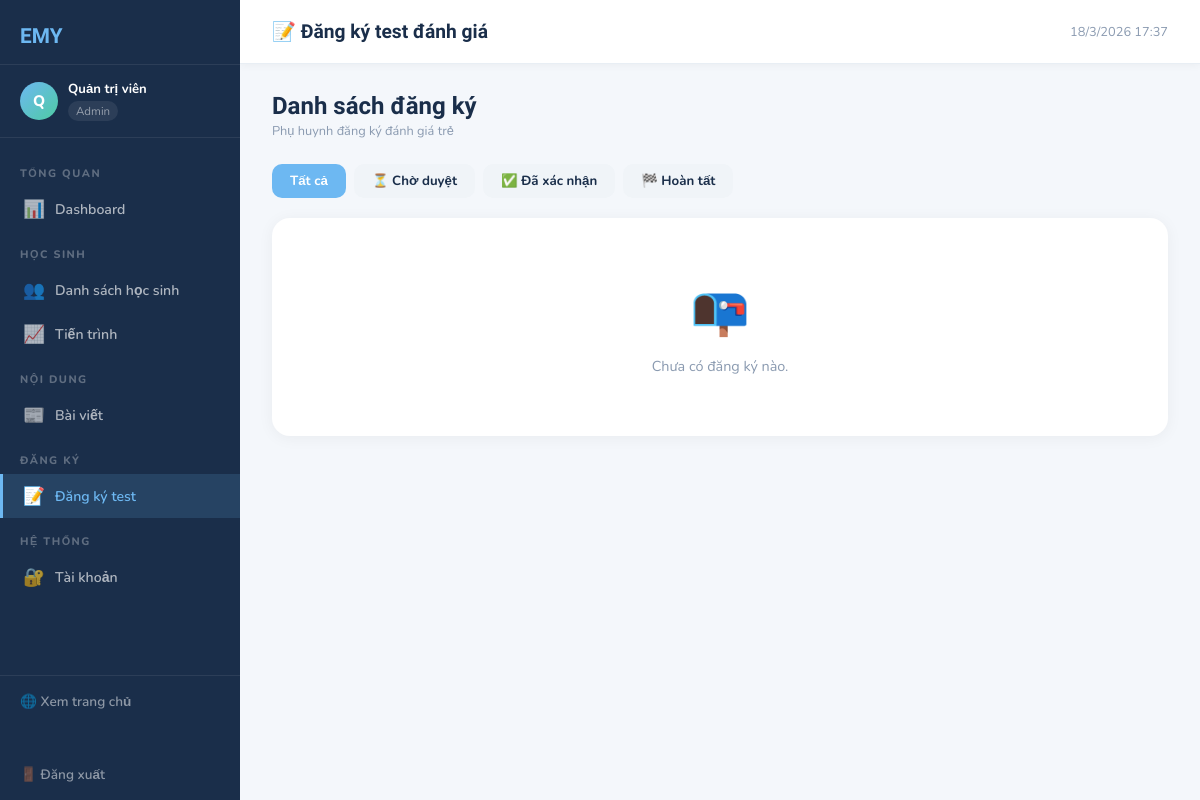
Page /admin/dang-ky (signed in) on the committed database.
### models.py (models this page shows)
class User(UserMixin, db.Model):
    __tablename__ = 'users'
    id            = db.Column(db.Integer, primary_key=True)
    fullname      = db.Column(db.String(100), nullable=False)
    email         = db.Column(db.String(120), unique=True, nullable=False)
    password_hash = db.Column(db.String(200), nullable=False)
    role          = db.Column(db.String(20), default='teacher')
    avatar        = db.Column(db.String(200), default='default.png')
    is_active     = db.Column(db.Boolean, default=True)
    created_at    = db.Column(db.DateTime, default=datetime.utcnow)

### routes.py (the view)
@admin_bp.route('/dang-ky')
@login_required
def registrations():
    status=request.args.get('status','')
    query=Registration.query
    if status: query=query.filter_by(status=status)
    regs=query.order_by(Registration.created_at.desc()).all()
    return render_template('admin/registrations.html', regs=regs, status=status)

### app.py (called while the page is built)
@login_manager.user_loader
def load_user(user_id):
    return User.query.get(int(user_id))

### templates/admin/registrations.html (shortened to what this page needs)
{% extends 'admin/base_admin.html' %}
{% block page_title %}📝 Đăng ký test đánh giá{% endblock %}
{% block content %}
<div class="page-header">
  <div>
    <h2>Danh sách đăng ký</h2>
    <div class="breadcrumb">Phụ huynh đăng ký đánh giá trẻ</div>
  </div>
</div>
<div style="display:flex;gap:8px;margin-bottom:20px">
  <a href="{{ url_for('admin.registrations') }}"
     class="btn {{ 'btn-primary' if not status else 'btn-secondary' }}">Tất cả</a>
  <a href="{{ url_for('admin.registrations', status='pending') }}"
     class="btn {{ 'btn-primary' if status == 'pending' else 'btn-secondary' }}">⏳ Chờ duyệt</a>
  <a href="{{ url_for('admin.registrations', status='confirmed') }}"
     class="btn {{ 'btn-primary' if status == 'confirmed' else 'btn-secondary' }}">✅ Đã xác nhận</a>
  <a href="{{ url_for('admin.registrations', status='done') }}"
     class="btn {{ 'btn-primary' if status == 'done' else 'btn-secondary' }}">🏁 Hoàn tất</a>
</div>
<div class="card">
  <div class="card-body">
    {% if regs %}
    <div class="table-wrap">
      <table>
        <thead>
          <tr>
            <th>#</th><th>Tên bé</th><th>Phụ huynh</th>
            <th>Vấn đề lo ngại</th><th>Ngày mong muốn</th>
            <th>Ngày đăng ký</th><th>Trạng thái</th><th>Xử lý</th>
          </tr>
        </thead>
        <tbody>
          {% for r in regs %}
          <tr>
            <td style="color:#8a9ab0">{{ loop.index }}</td>
            <td><strong>{{ r.child_name }}</strong><br><small style="color:#8a9ab0">{{ r.child_age }}</small></td>
            <td>
              <strong>{{ r.parent_name }}</strong><br>
              <small style="color:#8a9ab0">{{ r.parent_phone }}</small><br>
              <small style="color:#8a9ab0">{{ r.parent_email or '' }}</small>
            </td>
            <td style="max-width:200px;font-size:.82rem">{{ r.concern or '—' }}</td>
            <td><small>{{ r.preferred_date or '—' }}</small></td>
            <td><small style="color:#8a9ab0">{{ r.created_at.strftime('%d/%m/%Y %H:%M') }}</small></td>
            <td>
              <span class="badge badge-{{ r.status }}">
                {{ {'pending':'Chờ duyệt','confirmed':'Xác nhận','done':'Hoàn tất'}[r.status] }}
              </span>
            </td>
            <td>
              <form method="POST" action="{{ url_for('admin.update_registration', id=r.id) }}"
                    style="display:flex;gap:6px;align-items:center">
                <select name="status" class="form-control" style="padding:5px 8px;font-size:.78rem;width:auto">
                  <option value="pending"   {{ 'selected' if r.status=='pending' }}>Chờ duyệt</option>
                  <option value="confirmed" {{ 'selected' if r.status=='confirmed' }}>Xác nhận</option>
                  <option value="done"      {{ 'selected' if r.status=='done' }}>Hoàn tất</option>
                </select>
                <button type="submit" class="btn btn-success btn-sm">✓</button>
              </form>
            </td>
          </tr>
          {% endfor %}
        </tbody>
      </table>
    </div>
    {% else %}
    <div class="empty-state">
      <div class="empty-icon">📭</div>
      <p>Chưa có đăng ký nào.</p>
    </div>
    {% endif %}
  </div>
</div>
{% endblock %}

### templates/admin/base_admin.html (shortened to what this page needs)
{% extends 'base.html' %}
{% block body %}
<div class="admin-wrap">
  <aside class="sidebar">
    <a href="{{ url_for('admin.dashboard') }}" class="sidebar-logo">EMY </a>
    <div class="sidebar-user">
      <div class="sidebar-avatar">{{ current_user.fullname[0] }}</div>
      <div>
        <div class="sidebar-uname">{{ current_user.fullname }}</div>
        <span class="sidebar-urole">{{ 'Admin' if current_user.role == 'admin' else 'Giáo viên' }}</span>
      </div>
    </div>
    <nav class="sidebar-nav">
      <div class="nav-section">Tổng quan</div>
      <a href="{{ url_for('admin.dashboard') }}"
         class="nav-link {{ 'active' if request.endpoint == 'admin.dashboard' }}">
        <span class="icon">📊</span> Dashboard
      </a>
      <div class="nav-section">Học sinh</div>
      <a href="{{ url_for('admin.students') }}"
         class="nav-link {{ 'active' if 'student' in request.endpoint }}">
        <span class="icon">👥</span> Danh sách học sinh
      </a>
      <a href="{{ url_for('admin.progress') }}"
         class="nav-link {{ 'active' if 'progress' in request.endpoint }}">
        <span class="icon">📈</span> Tiến trình
      </a>
      <div class="nav-section">Nội dung</div>
      <a href="{{ url_for('admin.posts') }}"
         class="nav-link {{ 'active' if 'post' in request.endpoint }}">
        <span class="icon">📰</span> Bài viết
      </a>
      <div class="nav-section">Đăng ký</div>
      <a href="{{ url_for('admin.registrations') }}"
         class="nav-link {{ 'active' if 'registration' in request.endpoint }}">
        <span class="icon">📝</span> Đăng ký test
      </a>
      {% if current_user.role == 'admin' %}
      <div class="nav-section">Hệ thống</div>
      <a href="{{ url_for('admin.accounts') }}"
         class="nav-link {{ 'active' if 'account' in request.endpoint }}">
        <span class="icon">🔐</span> Tài khoản
      </a>
      {% endif %}
    </nav>
    <div class="sidebar-footer">
      <a href="{{ url_for('public.index') }}" class="logout-btn" style="margin-bottom:10px">
        🌐 Xem trang chủ
      </a><br><br>
      <a href="{{ url_for('auth.logout') }}" class="logout-btn">
        🚪 Đăng xuất
      </a>
    </div>
  </aside>
  <div class="main-content">
    <div class="topbar">
      <div class="topbar-title">{% block page_title %}Dashboard{% endblock %}</div>
      <div class="topbar-right">
        <span class="topbar-time" id="clock"></span>
      </div>
    </div>
    <div class="page-body">
      {% block content %}{% endblock %}
    </div>
  </div>
</div>
{% endblock %}

### templates/base.html (style rules this page uses)
:root { --sky:#6DB8F2; --mint:#4ECBA3; --sun:#FFD166; --coral:#FF7F7F; --lav:#B89EE8; --cream:#FFF9F0; --deep:#1A2E4A; --soft:#EAF4FF; --white:#ffffff; --sidebar-w: 240px; }
* { margin:0;padding:0;box-sizing:border-box; }
body { font-family:'Nunito',sans-serif;background:#f4f7fb;color:var(--deep); }

### templates/admin/base_admin.html (style rules this page uses)
:root { --sidebar-w:240px; }
.admin-wrap { display:flex; min-height:100vh; }
.sidebar { width:var(--sidebar-w); background:var(--deep); position:fixed; top:0; left:0; height:100vh; display:flex; flex-direction:column; overflow-y:auto; z-index:50; }
.sidebar-logo { padding:24px 20px 16px; font-family:'Baloo 2',cursive; font-size:1.3rem; font-weight:800; color:var(--sky); text-decoration:none; display:flex; align-items:center; gap:8px; border-bottom:1px solid rgba(255,255,255,.08); }
.sidebar-user { padding:16px 20px; border-bottom:1px solid rgba(255,255,255,.08); display:flex; align-items:center; gap:10px; }
.sidebar-avatar { width:38px; height:38px; border-radius:50%; background:linear-gradient(135deg,var(--sky),var(--mint)); display:flex; align-items:center; justify-content:center; font-weight:800; color:#fff; font-size:.95rem; flex-shrink:0; }
.sidebar-uname { font-size:.82rem; font-weight:700; color:#fff; line-height:1.3; }
.sidebar-urole { font-size:.72rem; color:rgba(255,255,255,.5); background:rgba(255,255,255,.08); padding:2px 8px; border-radius:20px; margin-top:3px; display:inline-block; }
.sidebar-nav { flex:1; padding:12px 0; }
.nav-section { padding:16px 20px 6px; font-size:.68rem; font-weight:800; letter-spacing:1.5px; color:rgba(255,255,255,.3); text-transform:uppercase; }
.nav-link { display:flex; align-items:center; gap:10px; padding:10px 20px; color:rgba(255,255,255,.65); text-decoration:none; font-size:.88rem; font-weight:600; transition:all .2s; border-left:3px solid transparent; }
.nav-link.active { background:rgba(109,184,242,.15); color:var(--sky); border-left-color:var(--sky); }
.nav-link .icon { font-size:1.1rem; width:22px; text-align:center; }
.sidebar-footer { padding:16px 20px; border-top:1px solid rgba(255,255,255,.08); }
.logout-btn { display:flex; align-items:center; gap:10px; color:rgba(255,255,255,.5); text-decoration:none; font-size:.85rem; font-weight:600; transition:color .2s; }
.main-content { margin-left:var(--sidebar-w); flex:1; display:flex; flex-direction:column; min-height:100vh; }
.topbar { background:#fff; padding:0 32px; height:64px; display:flex; align-items:center; justify-content:space-between; border-bottom:1px solid #e8eef4; position:sticky; top:0; z-index:40; box-shadow:0 2px 8px rgba(0,0,0,.04); }
.topbar-title { font-family:'Baloo 2',cursive; font-size:1.2rem; font-weight:700; }
.topbar-right { display:flex; align-items:center; gap:12px; }
.topbar-time { font-size:.8rem; color:#8a9ab0; }
.page-body { padding:28px 32px; flex:1; }
.card { background:#fff; border-radius:18px; box-shadow:0 2px 16px rgba(0,0,0,.05); overflow:hidden; }
.card-body { padding:0; }
.btn { padding:8px 18px; border-radius:10px; font-weight:700; font-size:.83rem; border:none; cursor:pointer; text-decoration:none; display:inline-flex; align-items:center; gap:6px; transition:all .2s; }
.btn-primary { background:var(--sky); color:#fff; }
.btn-secondary { background:#f0f4f8; color:var(--deep); }
.page-header { display:flex; align-items:center; justify-content:space-between; margin-bottom:24px; }
.page-header h2 { font-family:'Baloo 2',cursive; font-size:1.5rem; font-weight:800; }
.breadcrumb { font-size:.8rem; color:#8a9ab0; margin-top:2px; }
.empty-state { text-align:center; padding:60px 20px; color:#8a9ab0; }
.empty-state .empty-icon { font-size:3rem; margin-bottom:12px; }
.empty-state p { font-size:.9rem; }

### rows in the picture
User: fullname "Q", fullname "Quản trị viên", role "Admin"
